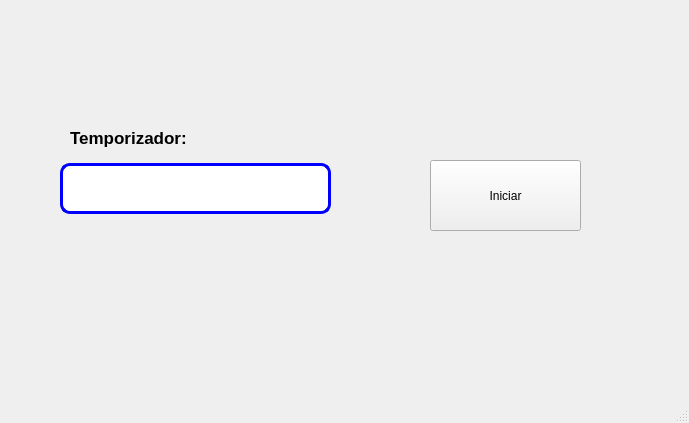
<?xml version="1.0" encoding="UTF-8"?>
<ui version="4.0">
 <class>MainWindow</class>
 <widget class="QMainWindow" name="MainWindow">
  <property name="geometry">
   <rect>
    <x>0</x>
    <y>0</y>
    <width>689</width>
    <height>423</height>
   </rect>
  </property>
  <property name="windowTitle">
   <string>MainWindow</string>
  </property>
  <widget class="QWidget" name="centralwidget">
   <widget class="QLabel" name="label">
    <property name="geometry">
     <rect>
      <x>70</x>
      <y>123</y>
      <width>191</width>
      <height>31</height>
     </rect>
    </property>
    <property name="font">
     <font>
      <pointsize>13</pointsize>
     </font>
    </property>
    <property name="text">
     <string>&lt;html&gt;&lt;head/&gt;&lt;body&gt;&lt;p&gt;&lt;span style=&quot; font-weight:600;&quot;&gt;Temporizador:&lt;/span&gt;&lt;/p&gt;&lt;/body&gt;&lt;/html&gt;</string>
    </property>
   </widget>
   <widget class="QLineEdit" name="txt_temporizador">
    <property name="geometry">
     <rect>
      <x>60</x>
      <y>163</y>
      <width>271</width>
      <height>51</height>
     </rect>
    </property>
    <property name="font">
     <font>
      <pointsize>11</pointsize>
     </font>
    </property>
    <property name="styleSheet">
     <string notr="true">border: 3px solid blue;
border-radius:10px</string>
    </property>
    <property name="text">
     <string/>
    </property>
   </widget>
   <widget class="QLabel" name="label_11">
    <property name="geometry">
     <rect>
      <x>10</x>
      <y>10</y>
      <width>141</width>
      <height>61</height>
     </rect>
    </property>
    <property name="text">
     <string/>
    </property>
    <property name="pixmap">
     <pixmap resource="../Archivos/Recursos.qrc">:/Logos/UAT.png</pixmap>
    </property>
    <property name="scaledContents">
     <bool>true</bool>
    </property>
   </widget>
   <widget class="QLabel" name="label_10">
    <property name="geometry">
     <rect>
      <x>550</x>
      <y>290</y>
      <width>121</width>
      <height>71</height>
     </rect>
    </property>
    <property name="text">
     <string/>
    </property>
    <property name="pixmap">
     <pixmap resource="../Archivos/Recursos.qrc">:/Logos/Castor.jpg</pixmap>
    </property>
    <property name="scaledContents">
     <bool>true</bool>
    </property>
   </widget>
   <widget class="QLabel" name="label_9">
    <property name="geometry">
     <rect>
      <x>510</x>
      <y>20</y>
      <width>161</width>
      <height>61</height>
     </rect>
    </property>
    <property name="styleSheet">
     <string notr="true">background-image: url(:/NLogos/Facultad.jpg);</string>
    </property>
    <property name="text">
     <string/>
    </property>
    <property name="pixmap">
     <pixmap resource="../Archivos/Recursos.qrc">:/Logos/facultad_ingenieria_tampico.png</pixmap>
    </property>
    <property name="scaledContents">
     <bool>true</bool>
    </property>
   </widget>
   <widget class="QPushButton" name="btn_temporizador">
    <property name="geometry">
     <rect>
      <x>430</x>
      <y>160</y>
      <width>151</width>
      <height>71</height>
     </rect>
    </property>
    <property name="text">
     <string>Iniciar</string>
    </property>
   </widget>
  </widget>
  <widget class="QMenuBar" name="menubar">
   <property name="geometry">
    <rect>
     <x>0</x>
     <y>0</y>
     <width>689</width>
     <height>21</height>
    </rect>
   </property>
  </widget>
  <widget class="QStatusBar" name="statusbar"/>
 </widget>
 <resources>
  <include location="../Archivos/Recursos.qrc"/>
  <include location="../../Archivos/Recursos.qrc"/>
 </resources>
 <connections/>
</ui>
